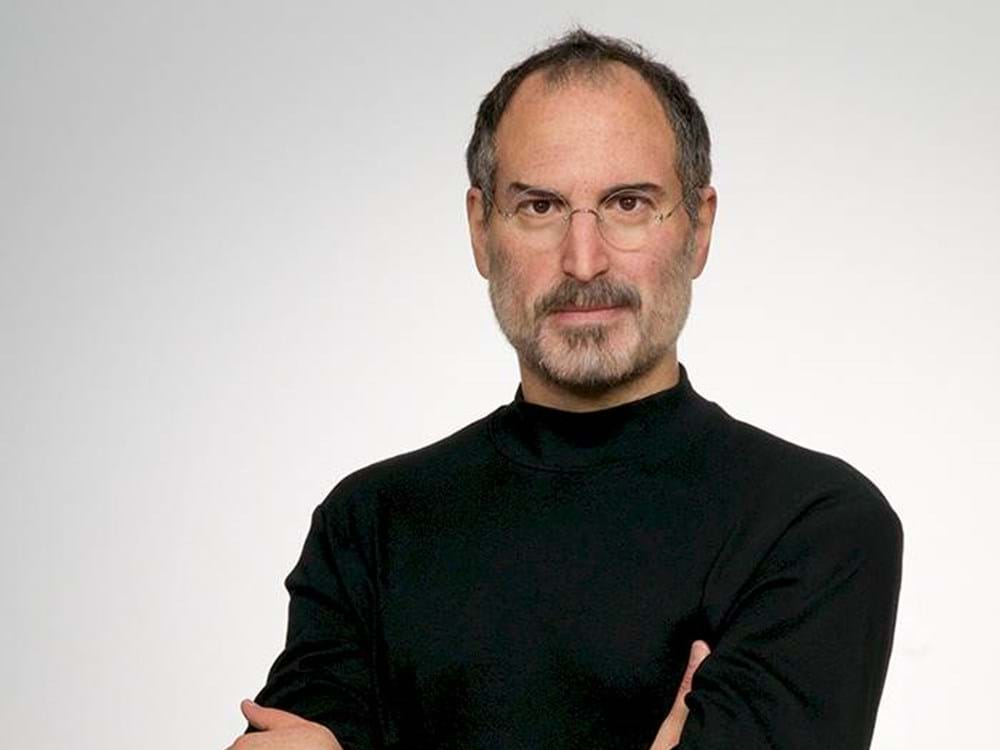
#> input picture Images/Steve.jpg, 1000 x 750 px
$ python main.py
#> lines starting #> are read from the running program, lines starting #| are printed output that depends on the picture; after the words box and inside, x2 and y2 are one past the last pixel; in counts of white or black regions, pixels touching at a corner belong together
import cv2


# Xml file from OpenCv to detect the face
face_cascade = cv2.CascadeClassifier("haarcascade_frontalface_default.xml")


# Read the image
img = cv2.imread("Images/Steve.jpg")
#> img is the input picture: shape (750, 1000, 3); mean B, G, R 158.2, 161.6, 165.9
img = cv2.resize(img, (400,400))
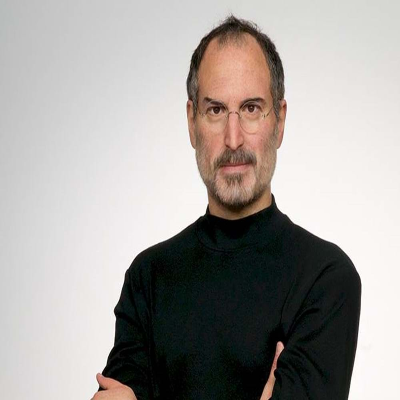
#> img: shape (400, 400, 3); mean B, G, R 158.1, 161.6, 165.9


# Convert the image into a gray colour format (black&white)
gray_img = cv2.cvtColor(img, cv2.COLOR_BGR2GRAY)
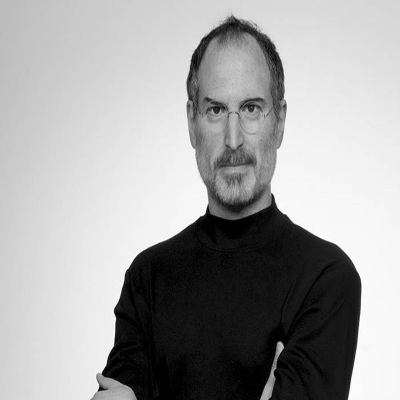
#> gray_img: shape (400, 400); min 0, max 255, mean 162.5

# Search the co-ordinates of the image
faces = face_cascade.detectMultiScale(gray_img, scaleFactor = 1.1, minNeighbors=3)
#> faces = [[176, 64, 116, 116]]


for x,y,w,h in faces:
	img = cv2.rectangle(img, (x,y), (x+w, y+h), (0,255,0),3)
#> this loop made 1 pass
#> pass 1, `img = cv2.rectangle(img, (x,y), (x+w, y+h), (0,255,0),3)`:
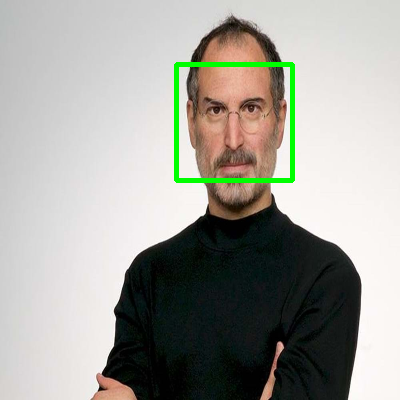
#> img: shape (400, 400, 3); 1.44% of pixels changed, all inside (x1, y1, x2, y2) = (174, 62, 295, 183)


cv2.imshow("main", img)


cv2.waitKey()
cv2.destroyAllWindows()
